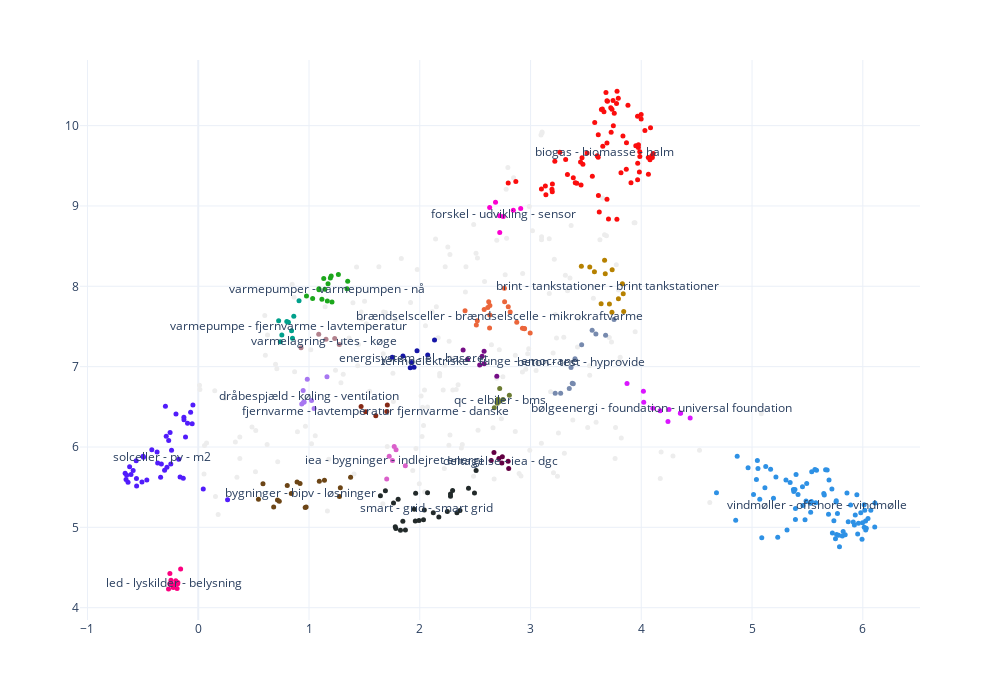

The cell this chart's notebook holds for it:
### Code cell
color_dict = {}
unique_topics = list(df_out['topics_name'].unique())
noise_label = df_out[df_out['topics'] == -1]['topics_name'].values[0]
for i in range(len(unique_topics)):

    if unique_topics[i] == noise_label:
        color_dict[unique_topics[i]] = "#ededed"
    else:
        try:
            color_dict[unique_topics[i]] = px.colors.qualitative.Dark24[i]
        except IndexError:
            new_i = random.randint(0,len(px.colors.qualitative.Dark24))
            px.colors.qualitative.Dark24[new_i]

fig = px.scatter(df_out, 
    x='x', 
    y='y', 
    color='topics_name', 
    hover_data=['text_br','Bevillingsår','Fælles overordnet teknologiområde','Ansvarlig virksomhed','Fokusområder EUDP'], 
    width=1000, 
    height=700,
    color_discrete_map=color_dict,
    template='plotly_white', 
)
fig.update_traces(marker={'size': 5})
fig.update_layout(
    showlegend=False,
    xaxis_title=None,
    yaxis_title=None
)


for t in list(df_out['topics_name'].unique()):
    if t != 'Ikke Kategoriseret':
        temp = df_out[df_out['topics_name'] == t]

        fig.add_annotation( # add a text callout with arrow
            text=t, 
            x=temp['x'].mean(), 
            y=temp['y'].mean(), 
            showarrow=False,
        )

fig.show()
#fig.write_html("outputs/cluster_colored_by_topics.html")#  <- export as interactive html
# fig.write_image("outputs/cluster_colored_by_topics.svg") <- export as static svg
